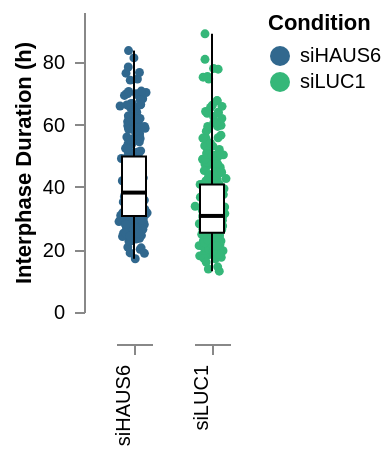

This figure's notebook cell:
### Code cell
Stripbox_Interphase = stripbox_full(
    data = df, 
    x = 'Condition', 
    y = 'Interphase_duration_hrs', 
    y_title = 'Interphase Duration (h)', 
    y_min = 0, 
    y_max = 96, 
    colour = "Condition"
)
Stripbox_Interphase

### Figure 1 — Vega-Lite specification as saved in the notebook (floating-point values rounded to 4 significant figures; data arrays with more than 128 entries replaced by an {"elided": "..."} marker saying what was removed)
{"config": {"view": {"continuousWidth": 300, "continuousHeight": 300, "stroke": "transparent", "strokeWidth": 0.5}, "axis": {"grid": true, "labelPadding": 5, "offset": 15, "ticks": true}, "facet": {"spacing": 18}, "header": {"labelOrient": "bottom", "title": null}}, "data": {"name": "data-f2c0fd9d70e43cd44a6f400bfba79e73"}, "facet": {"column": {"field": "Condition", "header": {"labelAlign": "right", "labelAngle": -90, "labelOrient": "bottom", "labelPadding": 5, "titleOrient": "top"}, "type": "nominal"}}, "spec": {"layer": [{"mark": {"type": "circle", "opacity": 1, "size": 20}, "encoding": {"color": {"field": "Condition", "scale": {"scheme": "viridis"}, "type": "nominal"}, "x": {"axis": {"grid": false, "labels": false, "ticks": true, "values": [0]}, "field": "jitter", "title": null, "type": "quantitative"}, "y": {"axis": {"grid": false, "labels": true, "ticks": true}, "field": "Interphase_duration_hrs", "scale": {"domain": [0, 96]}, "title": "Interphase Duration (h)", "type": "quantitative"}}, "transform": [{"calculate": "(sqrt(-2 * log(random() / 2)) * cos(2 * PI * random() / 2))", "as": "jitter"}]}, {"mark": {"type": "boxplot", "extent": "min-max", "size": 12}, "encoding": {"color": {"value": "white"}, "opacity": {"value": 1}, "stroke": {"value": "black"}, "y": {"field": "Interphase_duration_hrs", "scale": {"domain": [0, 96]}, "title": "Interphase Duration (h)", "type": "quantitative"}}}], "height": 150, "width": 18}, "$schema": "https://vega.github.io/schema/vega-lite/v5.20.1.json", "datasets": {"data-f2c0fd9d70e43cd44a6f400bfba79e73": {"elided": "1198 records"}}}
